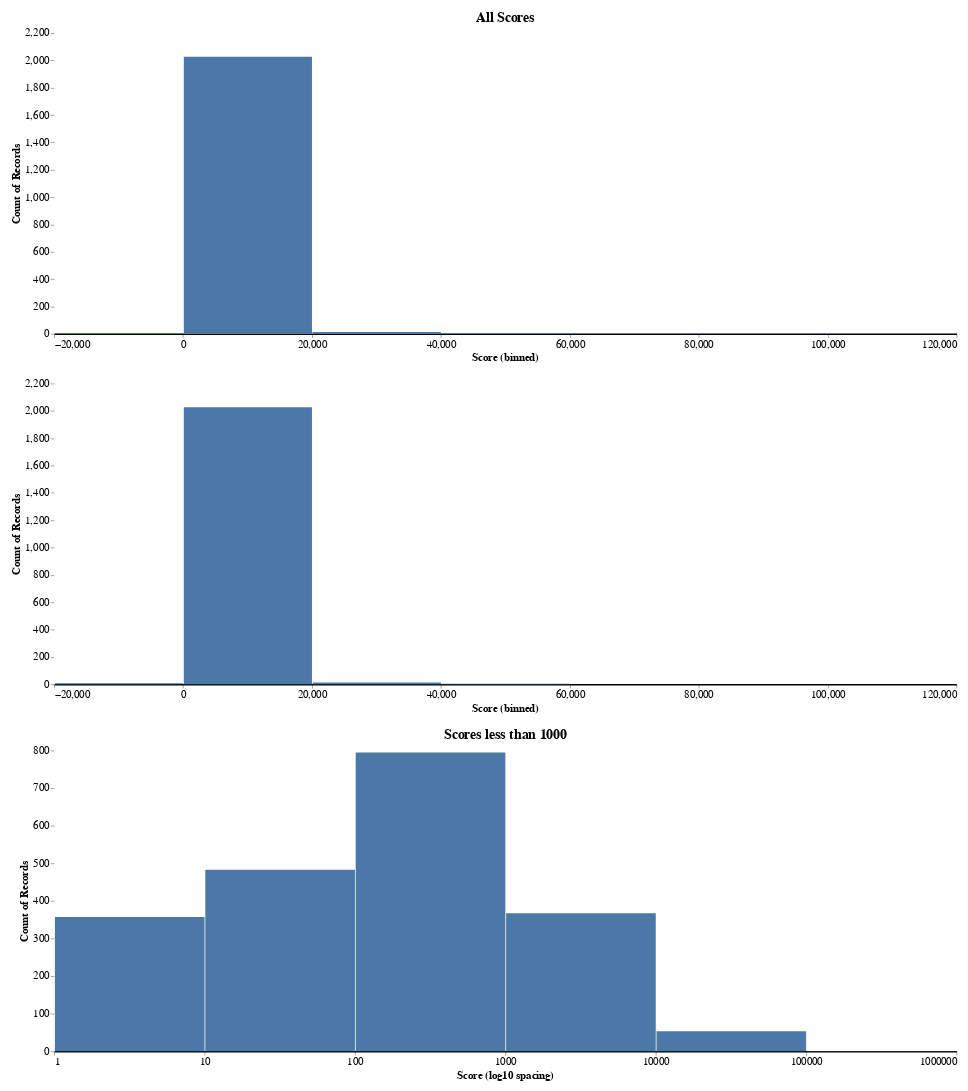

Source (notebook cell):
### Markdown cell above
### Histogram for Total Score

Histogram for the total score of the posts and comments that I have voted in each subreddit.  

Even though scores are generally on the low side, there are some outliers with high scores. Therefore, I will both use a histogram with a selected range and a log histogram to see the distribution better.

### Code cell
post_scores = post_votes_df[["Score"]].dropna()
comment_scores = comment_votes_df[["Score"]].dropna()
# Concat
scores = pd.concat([post_scores, comment_scores]).reset_index(drop=True)

brush = alt.selection_interval(encodings=['x'])
# Create a histogram for the net votes
chart_scores_1 = alt.Chart(scores).mark_bar().encode(
    x=alt.X("Score:Q").bin(alt.Bin(extent=[scores["Score"].min(), scores["Score"].max()])),
    y=alt.Y("count()"),
    tooltip=["count()"],  # Show the count when hovering over the bar
).properties(
    width=1200,
    height=400,
    title="All Scores",
).add_params(
    brush
)

chart_scores_2 = alt.Chart(scores).mark_bar().encode(
    x=alt.X("Score:Q").bin(alt.Bin(maxbins=7)),
    y=alt.Y("count()"),
    tooltip=["count()"],  # Show the count when hovering over the bar
).properties(
    width=1200,
    height=400,
).transform_filter(
    brush
)

scores_logged = scores.copy()
scores_logged["Score"] = scores_logged["Score"].map(lambda x: np.log10(x) if x > 0 else 0)
chart_scores_log = alt.Chart(scores_logged).mark_bar().encode(
    x=alt.X("Score:Q", title="Score (log10 spacing)", axis=alt.Axis(labelExpr="pow(10, datum.value)")).bin(),
    y=alt.Y("count()"),
    tooltip=["count()"],  # Show the count when hovering over the bar
).properties(
    width=1200,
    height=400,
    title="Scores less than 1000",
)

chart_scores = alt.vconcat(chart_scores_1, chart_scores_2, chart_scores_log).configure(
    padding={"left": 15, "right": 15, "top": 15, "bottom": 15},
    title={"fontSize": 18},
).configure_view(
    stroke=None,
).configure_axisX(
    labelFontSize=14,
    titleFontSize=14,
    grid=False,  # Remove the grid
    domainWidth=2,  # Set the width of the axis line
    domainColor="#000"  # Set the color of the axis line
).configure_axisY(
    labelFontSize=14,
    titleFontSize=14,
    grid=False,  # Remove the grid
    domain=False,  # Remove the axis line
)

chart_scores

### Figure 1 — Vega-Lite specification as saved in the notebook (floating-point values rounded to 4 significant figures; data arrays with more than 128 entries replaced by an {"elided": "..."} marker saying what was removed)
{"config": {"view": {"continuousWidth": 300, "continuousHeight": 300, "stroke": null}, "axisX": {"domainColor": "#000", "domainWidth": 2, "grid": false, "labelFontSize": 14, "titleFontSize": 14}, "axisY": {"domain": false, "grid": false, "labelFontSize": 14, "titleFontSize": 14}, "padding": {"left": 15, "right": 15, "top": 15, "bottom": 15}, "title": {"fontSize": 18}}, "vconcat": [{"data": {"name": "data-7ed2be3be5149d7d08c6845f3d874e89"}, "mark": {"type": "bar"}, "encoding": {"tooltip": [{"aggregate": "count", "type": "quantitative"}], "x": {"bin": {"extent": [-52.0, 101600.0]}, "field": "Score", "type": "quantitative"}, "y": {"aggregate": "count", "type": "quantitative"}}, "height": 400, "name": "view_1", "title": "All Scores", "width": 1200}, {"data": {"name": "data-7ed2be3be5149d7d08c6845f3d874e89"}, "mark": {"type": "bar"}, "encoding": {"tooltip": [{"aggregate": "count", "type": "quantitative"}], "x": {"bin": {"maxbins": 7}, "field": "Score", "type": "quantitative"}, "y": {"aggregate": "count", "type": "quantitative"}}, "height": 400, "transform": [{"filter": {"param": "param_1"}}], "width": 1200}, {"data": {"name": "data-ab0504601da57b20cb1da4deb9642c23"}, "mark": {"type": "bar"}, "encoding": {"tooltip": [{"aggregate": "count", "type": "quantitative"}], "x": {"axis": {"labelExpr": "pow(10, datum.value)"}, "bin": {}, "field": "Score", "title": "Score (log10 spacing)", "type": "quantitative"}, "y": {"aggregate": "count", "type": "quantitative"}}, "height": 400, "title": "Scores less than 1000", "width": 1200}], "params": [{"name": "param_1", "select": {"type": "interval", "encodings": ["x"]}, "views": ["view_1"]}], "$schema": "https://vega.github.io/schema/vega-lite/v5.15.1.json", "datasets": {"data-7ed2be3be5149d7d08c6845f3d874e89": {"elided": "2056 records"}, "data-ab0504601da57b20cb1da4deb9642c23": {"elided": "2056 records"}}}
